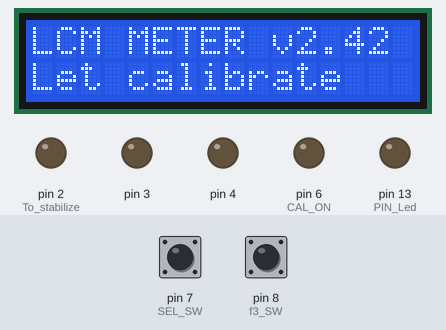
This sketch was run on a simulated Arduino Uno, built with avr-gcc and run on an emulated ATmega328P. Shown: 16×2 character LCD, output pins drawn as LEDs (lit = HIGH). Inputs (shaded band) come from the test bench; at power-on: pin 7 (SEL_SW) HIGH, pin 8 (f3_SW) HIGH. What the sketch prints to the serial monitor is not drawn.

Above: at 1.3 s.
1.4 s: pin 7 (SEL_SW) pulled LOW for 3.2 s
At 4.8 s:
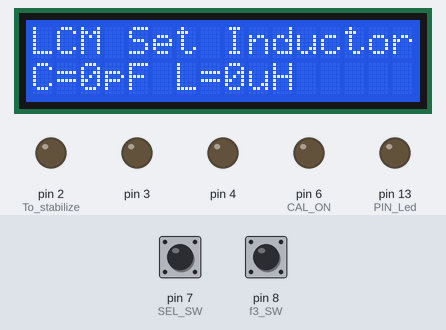
6.1 s: pin 8 (f3_SW) pulled LOW for 3.2 s
At 7.6 s:
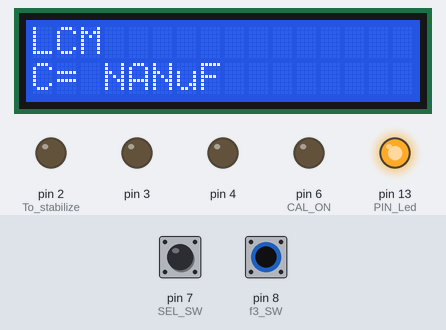
10.8 s: pin 7 (SEL_SW) pulled LOW for 1 s
At 12.7 s:
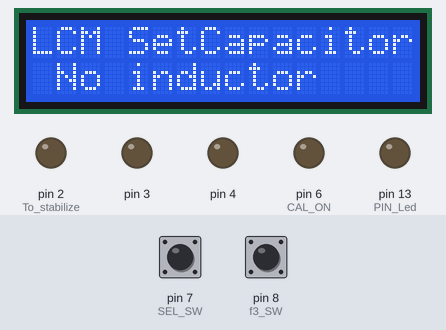
14.8 s: pin 7 (SEL_SW) pulled LOW for 3.2 s
At 16.4 s:
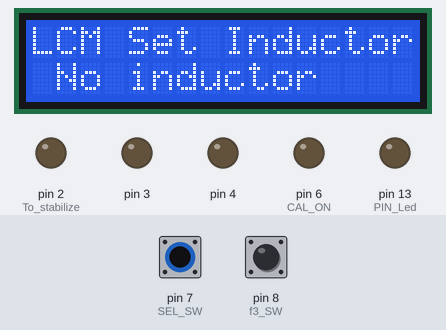
19.6 s: pin 7 (SEL_SW) pulled LOW for 1 s
At 21.2 s:
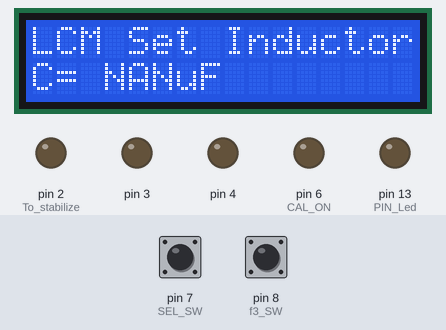
22.1 s: pin 7 (SEL_SW) pulled LOW for 0.15 s
At 23.2 s:
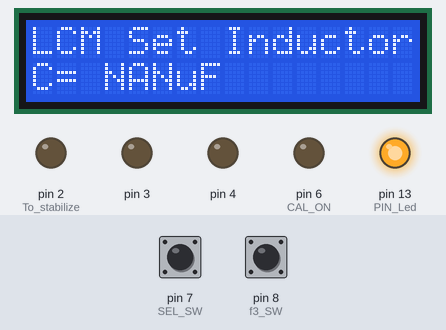
Timing chart, 0 to 24.7 s (numbered marks = the images above; inputs shaded):
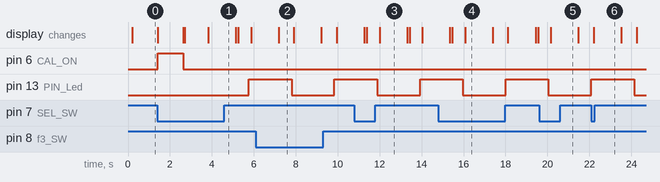

The sketch:

LCM2_42.ino
```cpp
//
// updated 2023.03.23
// Arduino LC meter V2.42
//
// 2023.03.23 f3_SW ==1, display f3
// 2023.03.17 inductor, gate time=200mS,
// 2023.03.16 xxxpF, xxxy00pF > xxx.y nF,  xxxy00nF > xxx.y uF
// 2023.02.26 Review frequency counting of averaging with Mr.Jason's help
//            Using FreqCount "https://www.pjrc.com/teensy/td_libs_FreqCount.html"
// 2021.11.18 Franclin OSC timing
// 2021.11.15 i2cLCD_PCF8574_0x27
// 2021.10.10 Adopted dtostrf for xxx.xxxuH, decrease delay value
// 2021.09.17 Displaying with standard function Gate time 200ms
// LC meter Arduino  2020.07.09, 20200716 f1 ok, 20200717 f2 ok
// 20200718 xxxxxxxpF xxxxxuH OK  sprintf:BUG > dtostr
// 20200718  if (test_value<1.000E+2)  xxxxxnH OK
//
//   D5:FRQ input, D6:Driving the relay, D7：L/C select PINMODE setting
//
// Thanks for Teensy-based project to refer FreqCount Library.
// https://www.pjrc.com/teensy/td_libs_FreqCount.html
//  Arduino Uno 5 3, 9, 10, 11
#include <FreqCount.h>
#include <Wire.h>

// i2c lcd instance
//  Thanks for giving information about i2c LCD adapter
//  https://github.com/marcoschwartz/LiquidCrystal_I2C
#include <LiquidCrystal_I2C.h>

int PIN_Led = 13;        // Gate timing LED lit port
boolean LED_Stat = 1;    // Gate ON/OFF timing LED
int SEL_SW = 7;          // L/C select SW
boolean SEL_SW_Stat = 1;
int CAL_ON = 6;          // Caliblation relay
int ON = 1;
int OFF = 0;
int f3_SW = 8;           // f3 display select SW
// initialize Serial, i2cLCD,  PCF8574
  LiquidCrystal_I2C lcdi2c(0x27,16,2);     // Adress*0x27, 16 columns, 2 lines


volatile unsigned long freq_d;
volatile unsigned long freq;
volatile boolean err;
char charbuf[16];                     // Character array for sprintf function

char unitbuf[] = {"pF  "};;
char set_msg[14];
char set_C[] = {" SetCapacitor"};
char set_L[] = {" Set Inductor"};

volatile unsigned char i, l_power,  l_digi,  l_unit,  c_power,  c_digi, c_unit;
volatile unsigned long  freq1, freq2, freq3;
volatile float  c_int, l_int, l_inv, f_sq;
volatile float  c_cal=1.000e+3;
volatile float  test_value;


volatile unsigned long freq_count()     // Get average from double counting
{
  delay(800);                           // Wait settling v2.41
  FreqCount.begin(200);                 // Start counting with gatetime of 200ms
  while (FreqCount.available() == 0);   // wait until counter ready
  freq_d = 5*FreqCount.read();            // read result of 200mS window
  Serial.println(freq_d);               //  2023.02.26 print freq_d@1000ms
  if(freq_d<2000) err=1;                //  ?? too low, less than 2kHz
  return freq_d;                        //
}


float freq_cal(unsigned long f1, unsigned long f2){
                                      //  Coefficient calculating
  return((float)(f1)/(float)(f2)*(float)(f1)/(float)(f2)-1);
}

void LCDSetCursor( int column, int line )
{
  lcdi2c.setCursor( column, line ) ;
}

void LCDPuts( char *const s )
{
  lcdi2c.print( s ) ;
}

void setup() {
  Serial.begin(9600);         // connect to the serial port
  Serial.println("LCM on i2cLCD v2.42"); // Version 2.0
  pinMode(PIN_Led, OUTPUT);
  pinMode(SEL_SW, INPUT);
  pinMode(CAL_ON, OUTPUT);

  pinMode( 2, OUTPUT);        // To stabilize
  pinMode( 3, OUTPUT);
  pinMode( 4, OUTPUT);
  pinMode( f3_SW, INPUT_PULLUP);
  digitalWrite( 2, 0);
  digitalWrite( 3, 0);
  digitalWrite( 4, 0);

// PCF8574 LCD
// Iniatilize i2c LCD
  lcdi2c.init();
  lcdi2c.backlight();

  delay(100);

// Write
  LCDSetCursor(0,0) ;                // Starting point [00H]
  LCDPuts("LCM METER v2.42") ;       //
  LCDSetCursor(0,1) ;                // 2nd line [40H]
  LCDPuts("Let calibrate  ") ;       //

}

void  loop()
{
//  START  SWITCH  CHECK
//  If  calibration
  Serial.println("WAIT SEL SW ON");
  while( digitalRead(SEL_SW) == 0 ){ } //  CAL  switch  check
  delay(20);
  while( digitalRead(SEL_SW) == 0 ){ } //  Check  again
  delay(200);
  /*  Get  frequency  1  and  display */
  Serial.println("SEL SW ON");
  freq1=freq_count();             //  F1  get
//                                result is based on 1000ms gate
  Serial.println("F1 gotten");
  Serial.println(freq1);
  LCDSetCursor(3,0) ;             // Display position set on 4th column
  LCDPuts(" f1=");
  sprintf( charbuf,"%ld", freq1, 7);
  LCDPuts(charbuf);
  LCDPuts("Hz   ");  //
// Relay on f2 getting
  digitalWrite( CAL_ON, ON);      //  Calibration  capasitor  on
  delay(200);                     //  Wait 200ms
  freq2=freq_count();             //  Get  F2
  digitalWrite( CAL_ON, OFF);     //  Calibration  capasitor off
    Serial.println("F2 gotten");
    Serial.println(freq2);
 /*  F2  displaying */
    LCDSetCursor(0,1);            // Move cursur to the top of 2nd line
    LCDPuts("f2=");
    sprintf( charbuf,"%ld", freq2, 7);
    LCDPuts(charbuf);
    LCDPuts("Hz    ");            //
    delay(50);
/*  Calculating  C  and  L  */
  c_int=(float)(c_cal)/freq_cal(freq1,freq2);
                                   // Calcurate c_int from F and F2 pF
  f_sq=(float)(freq1)*(float)(freq1)/+1.000E+2;
                                   // (F1*F1)
    Serial.println("freq_cal= ");
    Serial.println(freq_cal(freq1,freq2));
  l_inv=(+3.9438E+1)*f_sq*c_int;   //
  l_int=(+1.000E+16)/l_inv;        // uH
/*  for  debugging  */
      Serial.println("C/L unit gotten");
      Serial.println("C=");
      Serial.println(c_int);
      Serial.println("L=");
      Serial.println(l_int);
      LCDSetCursor(0,1);           // Move cursur to the top of 2nd line
      LCDPuts("C=");
      sprintf( charbuf,"%d", (int)c_int);
      LCDPuts(charbuf);
      LCDPuts("pF ");              //
      LCDPuts("L=");
      sprintf( charbuf,"%d", (int)l_int);
      LCDPuts(charbuf);
      LCDPuts("uH   ");            //
// Calibration finished
      Serial.println("Calibration end ");
      LCDSetCursor(3,0) ;          // Move cursur to the 4th of 1st line
      LCDPuts(" Calibrated   ");
      delay(1000);
// Measurement starting check
    while( digitalRead(SEL_SW) == 1 ){  }  //  Wait sw status changed
  while (1)        // Testing forever
  {
    digitalWrite(PIN_Led, LED_Stat=!LED_Stat);   //  LED  on/off
    delay(100);

    LCDSetCursor(4,0);         //  Move cursur to the 4th of 1st line

    if(digitalRead(SEL_SW) == 0)  // If SW==0, Ask L measuring
    {                             // L position
      LCDPuts( "Set Inductor");   // Set inductor
    }
    else{                         // C position
      LCDPuts( "SetCapacitor" );  //  Ask setting  C
    }
    delay(300);

    freq3=freq_count();        //  Get  F3

    Serial.println("F3 gotten");
    Serial.println(freq3);
    LCDSetCursor(3,0);         // Move cursur to the top of 2nd  line
    if ( digitalRead(f3_SW) == 1)
    {                          // f3_SW on
      LCDPuts(" f3=");
      sprintf( charbuf,"%ld", freq3, 7);
      LCDPuts(charbuf);
      LCDPuts("Hz      ");     //
    }
    else
    {
      LCDPuts("              ");
    }
    delay(100);
  /*  displaying  value */
    LCDSetCursor(0,1);         //  Move  cursur  to  the  top  of 2nd  line

      l_power=1;
      l_digi=1;
      l_unit='u';
      c_power=1;
      c_digi=0;
      c_unit='p';
/*  Calculating value whether C position or L */
    if(digitalRead(SEL_SW) == 0)   // If SW==0, start L measuring
    {                              // L position
      if ( freq3> 1000 ){
        test_value= ((freq_cal(freq1,freq3))*l_int);
        int f_rate =  (freq_cal(freq1,freq3)*1000);
        Serial.println("f_rate");
        Serial.println(f_rate);

// test_value unit is uH, if test_value < 1, nH used
        unitbuf[1] = 0x48 ;        // H
        if ( test_value < 1 ){
          unitbuf[0] = 0x6E ;      // nH
          test_value = test_value * 1000 ;
        }
        else if ( test_value < 1000 ){
          unitbuf[0] = 0x75 ;      // uH
        }
        else {
          unitbuf[0] = 0x6D ;      // mH
          test_value = test_value / 1000;
        }
        LCDPuts("L=");
        dtostrf( test_value, 4, 1, charbuf);    // Changed to use dtostrf(**)
        LCDPuts( charbuf );
        LCDPuts( unitbuf );
        LCDPuts( "        ");

        Serial.println("L=");
        Serial.println( test_value);
        Serial.println("uH");
      }
      else {
        LCDPuts(" No inductor    ") ;
        Serial.println( " No inductor    ");
      }
    }
    else
    {
      test_value=((freq_cal(freq1,freq3))*c_int/c_power);
      Serial.println("C=");
      Serial.println( test_value);
      Serial.println("pF");

      unitbuf[1] = 0x46 ;    // F
      if ( test_value < 1000 ){
        unitbuf[0] = 0x70 ;  // pF
      }
      else if ( test_value < 1000000 ){
        unitbuf[0] = 0x6E ;  // nF
        test_value = test_value / 1000 ;
      }
      else {
        unitbuf[0] = 0x75 ;  // uF
        test_value = test_value / 1000000 ;
      }
      LCDPuts("C=");
      dtostrf( test_value, 4, 1, charbuf);    // Changed to use dtostrf(**)
      LCDPuts( charbuf );
      LCDPuts( unitbuf );
      LCDPuts( "        ");
    }
    delay (500);
  }
}
```

Measured:
- after the input at 1.4 s, pin 13 (PIN_Led): LOW → HIGH after 4.4 s; the display: first differs from a run without the input after 2.4 s (image 1)
- after the input at 6.1 s, the display: changes after 1.1 s (image 2)
- after the input at 10.8 s, the display: first differs from a run without the input after 0.58 s (image 3 shows a later state)
- after the input at 14.8 s, the display: first differs from a run without the input after 0.67 s (image 4 shows a later state)
- after the input at 19.6 s, the display: changes after 0.56 s (image 5)
- after the input at 22.1 s, the display: changes after 0.10 s (image 6)
- what the display in image 2 shows lasts 0.7 s, from 7.2 s to 7.9 s
